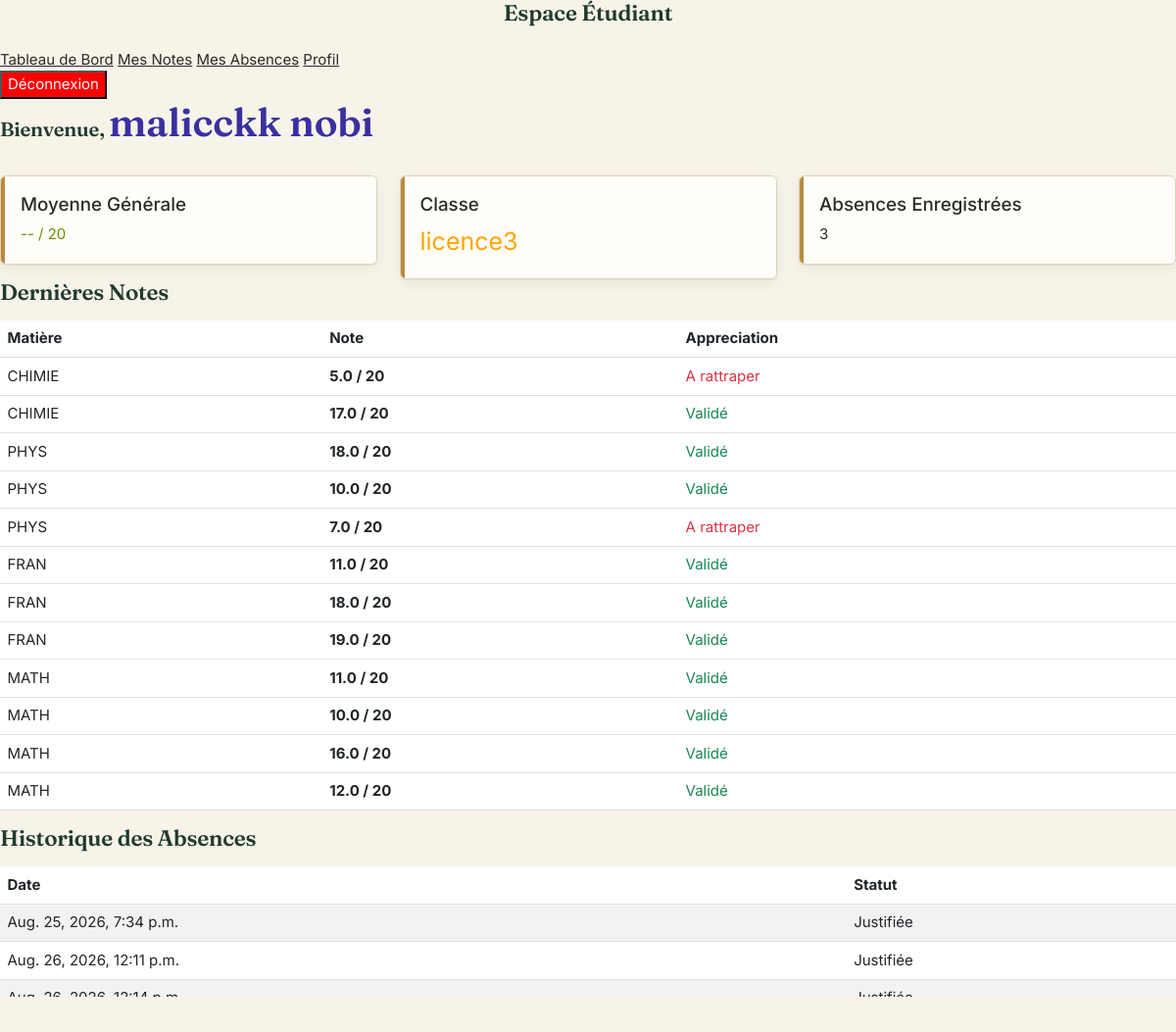
/espace_etd/ (signed in), run on the app's committed database.
### pages/models.py (models this page shows, shortened)
class Students(models.Model):
    user=models.OneToOneField(Users,on_delete=models.CASCADE,related_name='students' )
    nom=models.CharField(max_length=100)
    prenom=models.CharField(max_length=100)
    age=models.CharField(max_length=10)
    classe=models.ForeignKey(Classes,on_delete=models.SET_NULL,related_name='students', null=True,
    blank=True)

class Classes(models.Model):
    name=models.CharField(max_length=100)

class Grades (models.Model):
     id_students= models.ForeignKey(Students,on_delete=models.CASCADE,related_name='grades',   null=True,
    blank=True)
     id_subjects= models.ForeignKey(Subjects,on_delete=models.CASCADE,related_name='grades',   null=True,
    blank=True)
     note=models.FloatField(default=0.0)

class Subjects(models.Model):
    nom=models.CharField(max_length=100)
    id_teachers=models.ForeignKey(Teachers,on_delete=models.SET_NULL,related_name='subjects',   null=True,
    blank=True)

class Absences (models.Model):
     id_students= models.ForeignKey(Students,on_delete=models.SET_NULL,related_name='absences',   null=True,
    blank=True)
     date=models.DateTimeField(auto_now_add=True)
     status=models.CharField(max_length=10)

### pages/views.py (the view)
# urls.py: path('espace_etd/',views.espace_etd,name="espace_etd"),
@login_required  # Force l'utilisateur à se connecter avant de voir la page
def espace_etd(request):
    utilisateur_connect= request.user
    try:
        donnees = Students.objects.select_related('user', 'classe').get(user=request.user)
        abss= Absences.objects.filter(id_students=donnees)
        grd=Grades.objects.filter(id_students=donnees)
    except Students.DoesNotExist:
        donnees = None  # Évite un crash si un admin connecté n'est pas un étudiant
        abss=[]
        grd=[]
    utilisateur_connect= request.user
    return render(request, 'espace_etd.html', {"donnees": donnees,"abss":abss,"grd":grd})

### templates/espace_etd.html (shortened to what this page needs)
{% load static %}
<!DOCTYPE html>
<html lang="fr">
<head>
    <link href="https://cdn.jsdelivr.net/npm/bootstrap@5.3.0/dist/css/bootstrap.min.css" rel="stylesheet">
    <link rel="stylesheet" href="{% static 'css/style.css' %}">
</head>
<body>
    <div class="sidebar">
        <h3 class="text-center mb-4 fs-4">Espace Étudiant</h3>
        <a href="#" class="active">Tableau de Bord</a>
        <a href="#">Mes Notes</a>
        <a href="#">Mes Absences</a>
        <a href="#">Profil</a>
        {% if user.is_authenticated %}
        <form action="{% url 'logout' %}" method="POST">
            <button type="submit" style="background-color: red; color: aliceblue;">Déconnexion</button>
        </form>
        {% endif %}
    </div>
    <div class="main-content">
        <header class="d-flex justify-content-between align-items-center mb-4">
            <h2>Bienvenue, <span style="font-size: 40px; color: rgb(57, 48, 159);">{{ donnees.nom }} {{ donnees.prenom }}</span></h2>
        </header>
        <div class="row">
            <div class="col-md-4">
                <div class="stat-card success">
                    <h5>Moyenne Générale</h5>
                    <div class="stat-number" style="color: rgb(100, 149, 3);">{{ average_grade|default:"--" }} / 20</div>
                </div>
            </div>
            <div class="col-md-4">
                <div class="stat-card warning">
                    <h5>Classe</h5>
                    <div class="stat-number" style="font-size: 25px; color: orange;">{{ donnees.classe.name }}</div>
                </div>
            </div>
            <div class="col-md-4">
                <div class="stat-card danger">
                    <h5>Absences Enregistrées</h5>
                    <div class="stat-number">{{ abss|length }}</div>
                </div>
            </div>
        </div>
        <div class="custom-table-container">
            <h4 class="mb-3">Dernières Notes</h4>
            <table class="table table-hover align-middle">
                <thead>
                    <tr>
                        <th>Matière</th>
                        <th>Note</th>
                        <th>Appreciation</th>
                    </tr>
                </thead>
                <tbody>
                    {% for grade in grd %}
                    <tr>
                        <td>{{ grade.id_subjects.nom }}</td>
                        <td><strong>{{ grade.note }} / 20</strong></td>
                        <td>
                            {% if grade.note >= 10 %}
                                <span class="text-success">Validé</span>
                            {% else %}
                                <span class="text-danger">A rattraper</span>
                            {% endif %}
                        </td>
                    </tr>
                    {% empty %}
                    <tr>
                        <td colspan="3" class="text-center">Aucune note enregistrée pour le moment.</td>
                    </tr>
                    {% endfor %}
                </tbody>
            </table>
        </div>
        <div class="custom-table-container">
            <h4 class="mb-3">Historique des Absences</h4>
            <table class="table table-striped">
                <thead>
                    <tr>
                        <th>Date</th>
                        <th>Statut</th>
                    </tr>
                </thead>
                <tbody>
                    {% for absence in abss %}
                    <tr>
                        <td>{{ absence.date }}</td>
                        <td>
                            {% if absence.status == "justifiée" %}
                                <span class="badge-justified">Justifiée</span>
                            {% else %}
                                <span class="badge-unjustified">Non Justifiée</span>
                            {% endif %}
                        </td>
                    </tr>
                    {% empty %}
                    <tr>
                        <td colspan="2" class="text-center">Aucune absence enregistrée.</td>
                    </tr>
                    {% endfor %}
                </tbody>
            </table>
        </div>
    </div>
</body>
</html>

### static/css/style.css (style rules this page uses)
:root { --paper: #F7F3E8; --paper-dim: #EFE9D8; --ledger-line: #DCD3B8; --ink: #2B2B28; --ink-soft: #5B5748; --chalkboard: #1F3A2E; --chalkboard-2: #16281F; --brass: #B98B3E; --brass-light: #E7C888; --signal-red: #B5432C; --signal-red-bg: #F3DCD3; --signal-green: #3F6B4A; --signal-green-bg:#DCEADF; --white: #FFFDF8; --font-display: 'Fraunces', serif; --font-body: 'Inter', system-ui, sans-serif; --font-mono: 'IBM Plex Mono', monospace; --radius: 6px; --shadow-card: 0 1px 2px rgba(31,58,46,0.06), 0 4px 14px rgba(31,58,46,0.06); }
* { box-sizing: border-box; }
html, body { margin:0; padding:0; background: var(--paper); color: var(--ink); font-family: var(--font-body); font-size: 15px; line-height: 1.5; }
a { color: inherit; }
h1, h2, h3, h4 { font-family: var(--font-display); font-weight: 600; color: var(--chalkboard); margin: 0 0 .4em 0; letter-spacing: -0.01em; }
h2 { font-size: 1.35rem; }
h3 { font-size: 1.05rem; }
.stat-card { background: var(--white); border: 1px solid var(--ledger-line); border-radius: var(--radius); padding: 18px 20px; box-shadow: var(--shadow-card); position: relative; overflow: hidden; }
.stat-card::before { content:""; position:absolute; top:0; left:0; bottom:0; width:4px; background: var(--brass); }

### data on the page
Students: nom "malicckk", prenom "nobi", classe.name "licence3"
Grades: id_subjects.nom "CHIMIE", note "5.0", shows "A rattraper"
Grades: id_subjects.nom "CHIMIE", note "17.0", shows "Validé"
Grades: id_subjects.nom "PHYS", note "18.0", shows "Validé"
Grades: id_subjects.nom "PHYS", note "10.0", shows "Validé"
Grades: id_subjects.nom "PHYS", note "7.0", shows "A rattraper"
Grades: id_subjects.nom "FRAN", note "11.0", shows "Validé"
Grades: id_subjects.nom "FRAN", note "18.0", shows "Validé"
Grades: id_subjects.nom "FRAN", note "19.0", shows "Validé"
Grades: id_subjects.nom "MATH", note "11.0", shows "Validé"
Grades: id_subjects.nom "MATH", note "10.0", shows "Validé"
Grades: id_subjects.nom "MATH", note "16.0", shows "Validé"
Grades: id_subjects.nom "MATH", note "12.0", shows "Validé"
Absences: date "Aug. 25, 2026, 7:34 p.m.", status "Justifiée"
Absences: date "Aug. 26, 2026, 12:11 p.m.", status "Justifiée"
Absences: date "Aug. 26, 2026, 12:14 p.m.", status "Justifiée"

### other printed values
{{ average_grade|default:"--" }} "--"
{{ abss|length }} "3"
